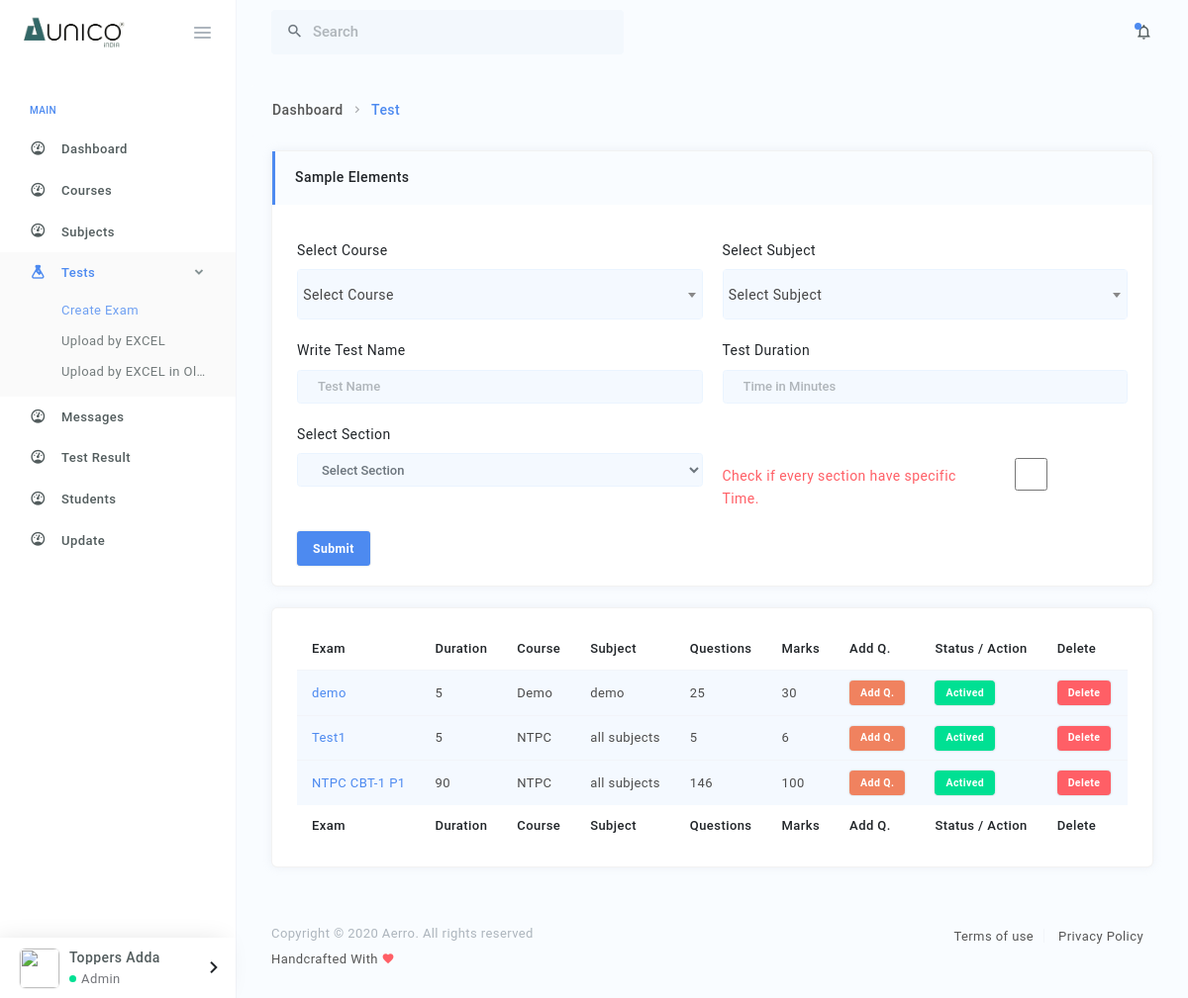
Page /exelcos/test.php?3 (signed in) on the committed database.
### tables this page shows
CREATE TABLE `exams` (
  `uid` int(11) NOT NULL,
  `tcode` varchar(50) NOT NULL,
  `sub` varchar(100) NOT NULL,
  `cid` int(11) NOT NULL,
  `tname` varchar(100) NOT NULL,
  `ttime` int(11) NOT NULL,
  `state` int(11) NOT NULL DEFAULT '1',
  `tstemp` timestamp NOT NULL DEFAULT CURRENT_TIMESTAMP
);

CREATE TABLE `courses` (
  `uid` int(11) NOT NULL,
  `cname` varchar(200) NOT NULL,
  `cids` varchar(1000) NOT NULL,
  `state` int(11) NOT NULL DEFAULT '1',
  `tstemp` timestamp NOT NULL DEFAULT CURRENT_TIMESTAMP
);

CREATE TABLE `subject` (
  `uid` int(11) NOT NULL,
  `pid` int(11) NOT NULL,
  `subname` varchar(200) NOT NULL,
  `state` int(11) NOT NULL DEFAULT '1',
  `tstemp` timestamp NOT NULL DEFAULT CURRENT_TIMESTAMP
);

### exelcos/in/fun.php (the view, shortened to what this page needs)
<?php
function head(){
	echo '<!DOCTYPE html>
			<html lang="en">
			<head>
			    <meta http-equiv="content-type" content="text/html:charset=UTF-8">
			    <meta name="viewport" content="width=device-width,initial-scale=1,shrink-to-fit=no">
			    <title>Test-Series</title>
                <script src="http://cdnjs.cloudflare.com/ajax/libs/jquery/3.2.1/jquery.js"></script>
			    <link rel="stylesheet" href="vendors/iconfonts/mdi/css/materialdesignicons.css">
			    <link rel="stylesheet" href="vendors/css/vendor.addons.css">
                <link rel="stylesheet" href="vendors/summernote/dist/summernote-lite.css">
			    <link rel="stylesheet" href="vendors/iconfonts/flag-icon-css/css/flag-icon.min.css">
                <link href="https://fonts.googleapis.com/css?family=Hind&display=swap" rel="stylesheet">
			    <link rel="stylesheet" href="css/style.css">
			    <link rel="shortcut icon" href="images/favicon.ico">
			    <link href="https://cdnjs.cloudflare.com/ajax/libs/KaTeX/0.9.0/katex.min.css" rel="stylesheet">
                <link href="datatable/dataTables.bootstrap4.css" rel="stylesheet">
                <script src="https://cdnjs.cloudflare.com/ajax/libs/KaTeX/0.9.0/katex.min.js"></script>
			</head>
			';
}
function topnav(){
	echo'<nav class="t-header">
        <div class="t-header-brand-wrapper">
          <a href="#">
            <img class="logo" src="images/logo.png" alt="">
          </a>
          <button class="t-header-toggler t-header-desk-toggler d-none d-lg-block">
            <svg class="logo" viewBox="0 0 200 200">
              <path class="top" d="
                M 40, 80
                C 40, 80 120, 80 140, 80
                C180, 80 180, 20  90, 80
                C 60,100  30,120  30,120
              "></path>
              <path class="middle" d="
                M 40,100
                L140,100
              "></path>
               <path class="bottom" d="
                M 40,120
                C 40,120 120,120 140,120
                C180,120 180,180  90,120
                C 60,100  30, 80  30, 80
              "></path>
            </svg>
          </button>
        </div>
        <div class="t-header-content-wrapper">
            <div class="t-header-content">
                <form action="#" class="t-header-search-box">
                    <div class="input-group">
                        <div class="input-group-prepend">
                            <div class="input-group-text"><i class="mdi mdi-magnify"></i></div>
                        </div><input type="text" class="form-control" id="inlineFormInputGroup" placeholder="Search" autocomplete="off">
                    </div>
                </form>
                <ul class="nav ml-auto">
                    <li class="nav-item dropdown">
                      <a class="nav-link" href="#" id="notificationDropdown" data-toggle="dropdown" aria-expanded="false"><i class="mdi mdi-bell-outline mdi-1x"></i><span class="notification-indicator notification-indicator-primary notification-indicator-ripple"></span></a>
                    </li>
                </ul>
            </div>
        </div>
    </nav>';
}
function sidenav(){
	echo '<div class="sidebar">
            <ul class="navigation-menu">
                <li class="nav-category-divider">MAIN</li>
                <li><a href="index.php"><span class="link-title">Dashboard</span> <i class="mdi mdi-gauge link-icon"></i></a></li>
                <li><a href="course.php"><span class="link-title">Courses</span> <i class="mdi mdi-gauge link-icon"></i></a></li>
                <li><a href="subject.php"><span class="link-title">Subjects</span> <i class="mdi mdi-gauge link-icon"></i></a></li>
                <li><a href="#sample-pages" data-toggle="collapse" aria-expanded="false"><span class="link-title">Tests</span> <i class="mdi mdi-flask link-icon"></i></a>
                    <ul class="collapse navigation-submenu" id="sample-pages">
                                <li><a href="test.php" >Create Exam</a></li>
                                <li><a href="teste.php" >Upload by EXCEL</a></li>
                                <li><a href="uploadbyexcel.php" >Upload by EXCEL in Old Exam</a></li>
                            </li>
                    </ul>
                <li><a href="messages.php"><span class="link-title">Messages</span> <i class="mdi mdi-gauge link-icon"></i></a></li>
                <li><a href="testrecord.php"><span class="link-title">Test Result</span> <i class="mdi mdi-gauge link-icon"></i></a></li>
                <li><a href="students.php"><span class="link-title">Students</span> <i class="mdi mdi-gauge link-icon"></i></a></li>
                <li><a href="update.php"><span class="link-title">Update</span> <i class="mdi mdi-gauge link-icon"></i></a></li>
            <div class="sidebar_footer">
                <div class="btn-group admin-access-level">
                    <div class="avatar"><img class="profile-img" src="images/profile/male/image_1.png" alt=""></div>
                    <div class="user-type-wrapper">
                        <p class="user_name">Toppers Adda</p>
                        <div class="d-flex align-items-center">
                            <div class="status-indicator small rounded-indicator bg-success"></div><small class="user_access_level">Admin</small>
                        </div>
                    </div>
                    <i class="admin mdi mdi-24px mdi-chevron-right pl-5"></i>
                </div>
            </div>
        </div>';
}
function pager($file){
    $file = ucfirst(pathinfo($file, PATHINFO_FILENAME));
	echo '<div class="viewport-header">
                    <nav aria-label="breadcrumb">
                        <ol class="breadcrumb has-arrow">
                            <li class="breadcrumb-item"><a href="#">Dashboard</a></li>
                            <li class="breadcrumb-item active" aria-current="page">'.$file.'</li>
                        </ol>
                    </nav>
                </div>';
}
function foot(){
	echo '<footer class="footer">
                <div class="row">
                    <div class="col-sm-6 text-center text-sm-right order-sm-1">
                        <ul class="text-gray">
                            <li><a href="#">Terms of use</a></li>
                            <li><a href="#">Privacy Policy</a></li>
                        </ul>
                    </div>
                    <div class="col-sm-6 text-center text-sm-left mt-3 mt-sm-0"><small class="text-muted d-block">Copyright © '.date("Y").' Aerro. All rights reserved</small> <small class="text-gray mt-2">Handcrafted With <i class="mdi mdi-heart text-danger"></i></small></div>
                </div>
            </footer>';
}
function tst_tab_hold(){
          include('db.php');
          $sql = "SELECT * FROM `exams`;";
          $rister=$con->prepare($sql);
          $rister->execute();
          while($rest = $rister->fetch(PDO::FETCH_ASSOC)){
        echo '<tr>
            <td><a href="student-attemp?tcode='.$rest['tcode'].'">'.$rest['tname'].'</td>
            <td>'.$rest['ttime'].'</td>';
          $search = $rest['cid'];
          $sql1 = "SELECT * FROM `courses` WHERE `uid`='$search' LIMIT 1;";
          $foster1=$con->prepare($sql1);
          $foster1->execute();
          $dataset1 = $foster1->fetch(PDO::FETCH_ASSOC);
           echo '<td>'.$dataset1['cname'].'</td>';
          $search = $rest['sub'];
          $sql2 = "SELECT * FROM `subject` WHERE `uid`='$search' LIMIT 1;";
          $foster2=$con->prepare($sql2);
          $foster2->execute();
          $dataset2 = $foster2->fetch(PDO::FETCH_ASSOC);
            echo '<td>'.$dataset2['subname'].'</td>';
            if($rest['state']=='1'){ $class = "btn-success"; $btnnam = 'Actived'; }
            elseif($rest['state']=='0'){ $class = "btn-danger"; $btnnam = 'Deactivated'; }
            else{ $class = "btn-info"; $btnnam = 'Error'; }
            $butn = '';
            $butn.= '<form action="" method="post" accept-charset="utf-8">
            <input type="hidden" name="who" value="'.$rest['uid'].'">
            <input type="hidden" name="state" value="'.$rest['state'].'">
            <input type="submit" name="cstate" class="btn btn-xs '.$class.'" value="'.$btnnam.'"></form>';
            $addq = '';
            $addq.= '<a href="section.php?code='.urlencode(base64_encode($rest['tcode'])).'&do='.urlencode($rest['uid']).'" class="btn btn-xs btn-warning" >Add Q.</a>';
          $search = $rest['uid'];
          $sql3 = "SELECT * FROM `questions` WHERE `tid`='$search';";
          $foster3=$con->prepare($sql3);
          $foster3->execute();
          $totm = 0;
          $totq = 0;
          while($dataset3 = $foster3->fetch(PDO::FETCH_ASSOC)){ $totq++; $totm=$totm+$dataset3['pm']; }
            echo '<td>'.$totq.'</td>
                  <td>'.$totm.'</td>
                  <td>'.$addq.'</td>
                  <td>'.$butn.'</td>';
            echo '<td>
                    <form action="" method="post" accept-charset="utf-8">
                    <input type="hidden" name="uid" value="'.$rest['uid'].'">
                    <input type="submit" class="btn btn-xs btn-danger" value="Delete" name="dstate">
                    </form>
                  </td>';
            echo '<tr>';
          }
}
?>

### exelcos/test.php (shortened to what this page needs)
<?php include('in/fun.php'); head(); del_tst(); cstate(); make_test(); ?>
<body class="header-fixed">
    <?php topnav(); ?>
    <div class="page-body">
        <?php sidenav(); ?>
        <div class="page-content-wrapper">
            <div class="page-content-wrapper-inner">
                <?php pager(__FILE__); ?>
                <div class="row">
                    <div class="col-lg-12 ">
                        <div class="grid">
                            <p class="grid-header">Sample Elements</p>
                            <div class="grid-body">
                                <div class="item-wrapper">
                                    <form action="" method="post">
                                        <div class="row">
                                            <div class="form-group col-sm-12 col-md-6">
                                                <label for="inCourse">Select Course</label>
                                            </div>
                                            <div class="form-group col-sm-12 col-md-6">
                                                <label for="inSubject">Select Subject</label>
                                            </div>
                                        </div>
                                        <div class="row">
                                            <div class="form-group col-sm-12 col-md-6">
                                                <label for="inTest">Write Test Name</label>
                                                <input class="form-control" id="inTest" type="text" name="tname" value="" placeholder="Test Name" required="required">
                                            </div>
                                            <div class="form-group col-sm-12 col-md-6">
                                                <label for="inTime">Test Duration</label>
                                                <input class="form-control" id="inTime" type="number" name="ttime" value="" placeholder="Time in Minutes" required="required">
                                            </div>
                                        </div>
                                        <div class="row">
                                            <div class="form-group col-sm-6 col-md-6" >
                                                <label for="inCourse">Select Section</label>
                                                <select class="form-control" name="selv" onchange="myfun()"  id="mySelect" required>
                                                    <option value="0" selected="selected">Select Section</option>
                                                </select>
                                            </div>
                                            <div class="form-group col-sm-4 col-md-4 pt-5">
                                                <span for="is_sec_time" class="text-danger pt-3">Check if every section have specific Time.</span>
                                            </div>
                                            <div class="form-group col-sm-1 col-md-1 pt-4">
                                                <input type="checkbox" name="is_sec_time" id="is_sec_time" class="form-control mt-3">
                                            </div>
                                            <div class="form-group col-sm-1 col-md-1">
                                            </div>
                                        </div>
                                        <button type="submit" name="import_exam" class="btn btn-sm btn-primary">Submit</button>
                                    </form>
                                </div>
                            </div>
                        </div>
                    </div>
                </div>
                <div class="row">
                        <div class="col-lg-12">
                            <div class="grid">
                            <div class="grid-body">
                                <div class="item-wrapper">
                                    <div class="table-responsive">
                                        <table id="all-test" class="data-table table table-striped">
                                            <thead>
                                                     <tr>
                                                        <th>Exam</th>
                                                        <th>Duration</th>
                                                        <th>Course</th>
                                                        <th>Subject</th>
                                                        <th>Questions</th>
                                                        <th>Marks</th>
                                                        <th>Add Q.</th>
                                                        <th>Status / Action</th>
                                                        <th>Delete</th>
                                                    </tr>
                                                </thead>
                                                <tbody>
                                                    <?php tst_tab_hold(); ?>
                                                </tbody>
                                                <tfoot>
                                                    <tr>
                                                        <th>Exam</th>
                                                        <th>Duration</th>
                                                        <th>Course</th>
                                                        <th>Subject</th>
                                                        <th>Questions</th>
                                                        <th>Marks</th>
                                                        <th>Add Q.</th>
                                                        <th>Status / Action</th>
                                                        <th>Delete</th>
                                                    </tr>
                                                </tfoot>
                                        </table>
                                    </div>
                                </div>
                            </div>
                        </div>
                        </div>
                    </div>
                </div>
            <?php foot(); ?>
        </div>
    </div>
</body>
</html>

### rows in the picture
exams: tname "demo", ttime "5", courses.cname "Demo", subject.subname "demo", totq "25", totm "30", cstate "Actived"
exams: tname "Test1", ttime "5", courses.cname "NTPC", subject.subname "all subjects", totq "5", totm "6", cstate "Actived"
exams: tname "NTPC CBT-1 P1", ttime "90", courses.cname "NTPC", subject.subname "all subjects", totq "146", totm "100", cstate "Actived"

### other values in the picture
$file "Test"
